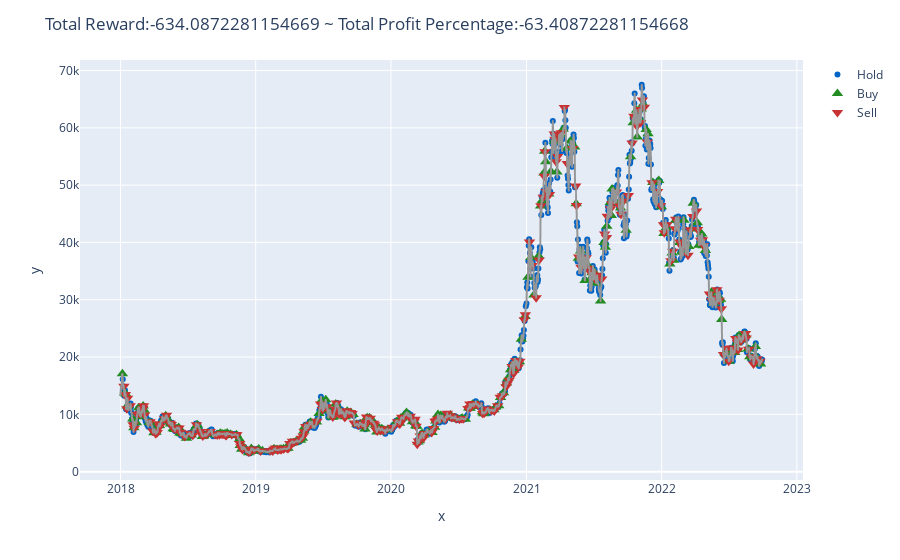

The code cell stored with this chart in its notebook:
### Code cell
#running the test environment
state = env.reset()
while True: 
    action = env.action_space.sample()
    n_state, reward, done, info = env.step(action)
    if done: 
        print("info", info)
        break
        
# plt.figure(figsize=(15,6))
# plt.cla()
fig = env.render_all()
fig.show()
fig.write_html("env-sample-run.html")

### Figure 1 — Plotly figure (JSON) as saved in the notebook; plotly's stock layout.template omitted (floating-point values rounded to 4 significant figures; data arrays with more than 128 entries replaced by an {"elided": "..."} marker saying what was removed)
{"data": [{"hovertemplate": "x=%{x}<br>y=%{y}<extra></extra>", "legendgroup": "", "line": {"color": "#969696", "dash": "solid"}, "marker": {"symbol": "circle"}, "mode": "lines", "name": "", "showlegend": false, "type": "scattergl", "x": {"elided": "1729 str values"}, "xaxis": "x", "y": {"elided": "1729 float values"}, "yaxis": "y"}, {"marker": {"color": "#0064c8", "symbol": "circle"}, "mode": "markers", "name": "Hold", "type": "scatter", "x": {"elided": "1189 str values"}, "y": {"elided": "1189 float values"}}, {"marker": {"color": "#228b22", "size": 10, "symbol": "triangle-up"}, "mode": "markers", "name": "Buy", "type": "scatter", "x": {"elided": "268 str values"}, "y": {"elided": "268 float values"}}, {"marker": {"color": "#c83232", "size": 10, "symbol": "triangle-down"}, "mode": "markers", "name": "Sell", "type": "scatter", "x": {"elided": "267 str values"}, "y": {"elided": "267 float values"}}], "layout": {"legend": {"tracegroupgap": 0}, "margin": {"t": 60}, "title": {"text": "Total Reward:-634.0872281154669 ~ Total Profit Percentage:-63.40872281154668"}, "xaxis": {"anchor": "y", "domain": [0, 1], "title": {"text": "x"}}, "yaxis": {"anchor": "x", "domain": [0, 1], "title": {"text": "y"}}}}
